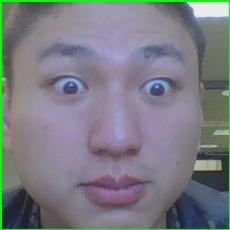
#> input picture facesData/1/601.jpg, 230 x 230 px; its folder holds 4 pictures in this run
$ python DataProcess.py   (older library calls are emulated)
#> lines starting #> are read from the running program, lines starting #| are printed output that depends on the picture
import pickle
from PIL import Image
import numpy as np
import os
import pylab


i=0
w=80
h=80
faces=np.empty((792,w*h)) # 792, w * h faces
faces_label=[]   # labels
cls=4

# one-hot

def one_hot(index,n):
    lb=np.zeros(n,dtype=np.int)
    lb[index]=1
    return lb


# read image as num

for filename in os.listdir(r'facesData/1'):
    if(filename!='Thumbs.db'):
        basedir = 'facesData/1/'
        image = Image.open(basedir + filename)
#> image is the input picture: PIL image 230x230 RGB; mean R, G, B 122.4, 123.7, 131.2
        image = image.resize((w, h), Image.BILINEAR)
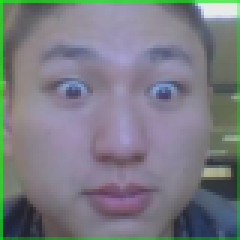
#> image: PIL image 80x80 RGB (shown 3 times larger); mean R, G, B 122.5, 123.4, 131.2
        image = image.convert("L")
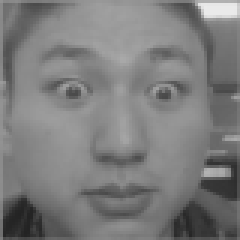
#> image: PIL image 80x80 L (shown 3 times larger); min 35, max 235, mean 124
        img_ndarray = np.asarray(image, dtype='float32')/255
        faces[i]=np.ndarray.flatten(img_ndarray)
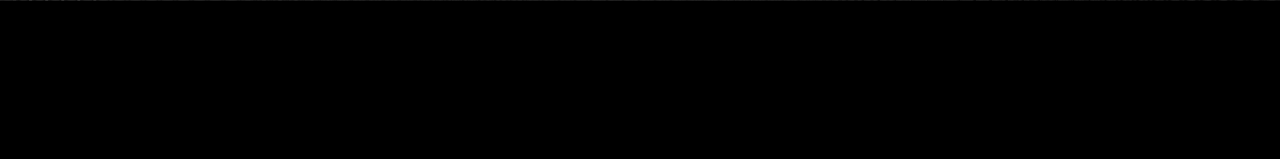
#> faces: shape (792, 6400) float64 (shown at 1/5 size); min 0, max 0.922, mean 0.000614
        label = one_hot(0,cls)
        faces_label.append(label)
        i = i + 1
#> pass 2 of the loop `for filename in os.listdir(r'facesData/1'):`:
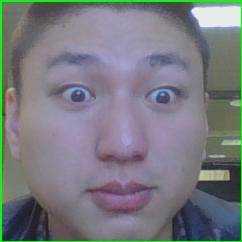
#> input picture facesData/1/603.jpg, 242 x 242 px
#> image is the input picture: PIL image 242x242 RGB; mean R, G, B 120.7, 121.9, 127.9
#> `image = image.convert("L")`:
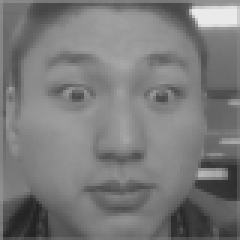
#> image: PIL image 80x80 L (shown 3 times larger); min 35, max 235, mean 122.1
#> `faces[i]=np.ndarray.flatten(img_ndarray)`:
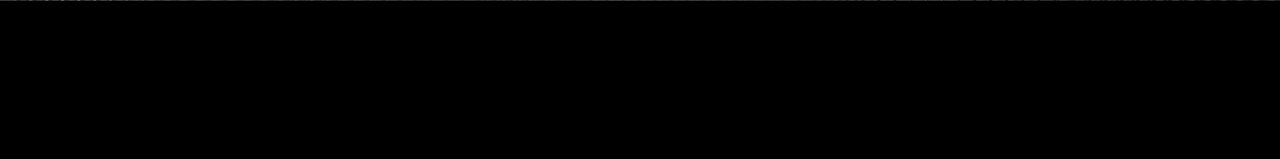
#> faces: shape (792, 6400) float64 (shown at 1/5 size); min 0, max 0.922, mean 0.00122
#> pass 3 of the loop `for filename in os.listdir(r'facesData/1'):`:
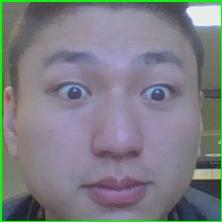
#> input picture facesData/1/604.jpg, 222 x 222 px
#> image is the input picture: PIL image 222x222 RGB; mean R, G, B 125.5, 125.8, 132.1
#> `image = image.convert("L")`:
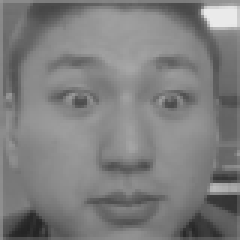
#> image: PIL image 80x80 L (shown 3 times larger); min 35, max 235, mean 126.2
#> `faces[i]=np.ndarray.flatten(img_ndarray)`:
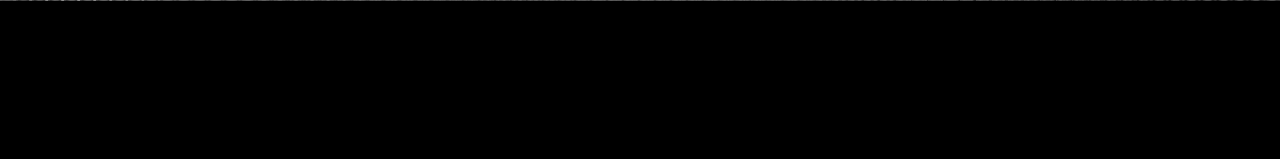
#> faces: shape (792, 6400) float64 (shown at 1/5 size); min 0, max 0.922, mean 0.00184
#> the loop made 4 passes; the first 3 are shown

#> (the run stopped early here; a loop or call above may not have finished)
